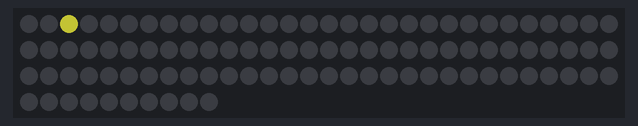
This sketch was run on a simulated Arduino Uno, built with avr-gcc and run on an emulated ATmega328P. Shown: 100 RGB LEDs in strip order, left to right, continuing on the next row. Dim RGB values are drawn brighter than linear; colours are those a GRB WS2812 strip shows for the declared byte order; random numbers use the default seed unless the sketch sets one.

Above: at 0.17 s.
At 5.11 s:
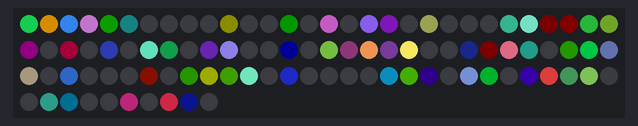
At 10.05 s:
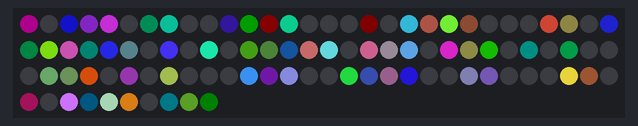
At 19.92 s:
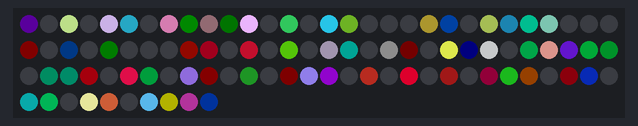
At 29.78 s:
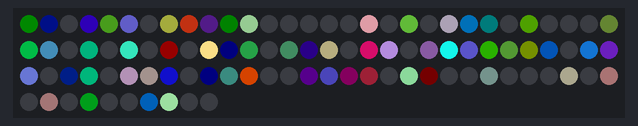
At 39.66 s:
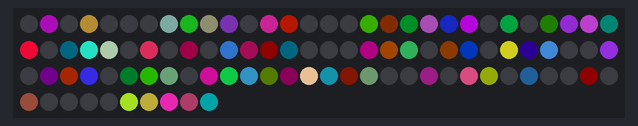

The sketch:

sprinkle_lights.ino
```cpp
#include <FastLED.h>
#define NUM_LEDS 100
#define NUM_LEAD_DOTS 5
#define DATA_PIN 6

CRGB leds[NUM_LEDS];

void setup() {
  LEDS.addLeds<WS2812B,DATA_PIN>(leds, NUM_LEDS);
  randomSeed(analogRead(0));
}

void loop()
{
  sparkle_leds();

  FastLED.show();

  delay(10);
}

void sparkle_leds(){
  for(int dot = 0; dot < NUM_LEDS; ++dot)
  {
    if(random(0,2)){
      leds[dot].fadeToBlackBy(16);
    }

    if(!random(0,100)){
      leds[dot] = CRGB(random(0,256), random(0,256), random(0,256));
    }
  }
}
```
